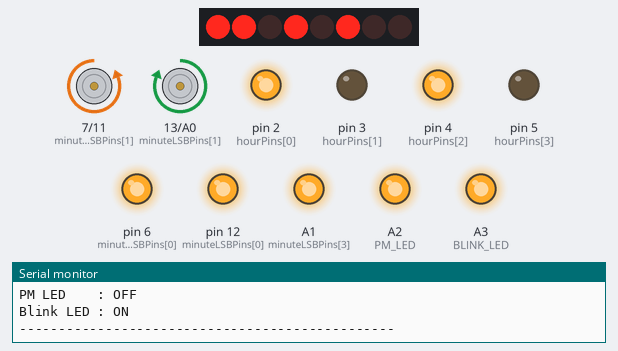
Bench run of a sketch on a simulated Arduino Nano, built with avr-gcc and run on an emulated ATmega328P. Parts: 8 shift-register outputs drawn as a row of LEDs (first output left, lit = HIGH), motor-driver pin pairs drawn as motors (green arrow = first pin HIGH = forward, orange = second pin HIGH = backward, longer = more drive), output pins drawn as LEDs (lit = HIGH), the last lines printed to the serial monitor. Wiring (inferred from the names in the program): shift register (74HC595): data pin 8; shift clock pin 9; latch pin 10. Wiring (inferred from the signals the program sends): row of LEDs: on Q0, Q1, Q2, Q3, Q4, Q5, Q6, Q7. The local clock reads 2024-03-15 10:24:30 at power-on unless the sketch sets it; pins used as bus, display or sensor lines are not drawn.

Above: at 5.2 s.
At 9.1 s:
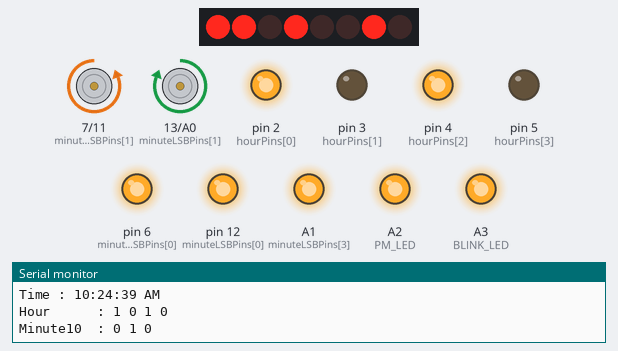
At 13.1 s:
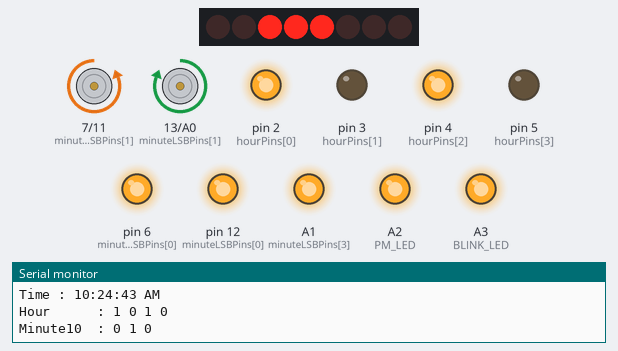
At 22.1 s:
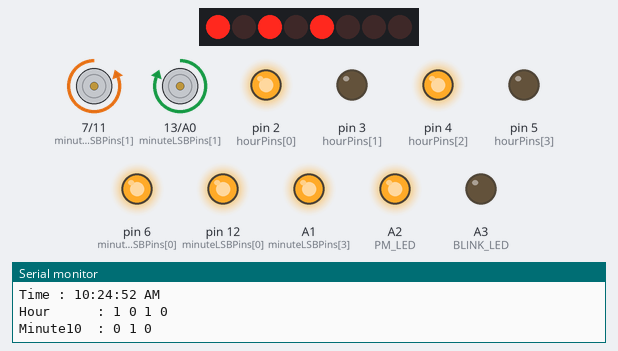
At 31.1 s:
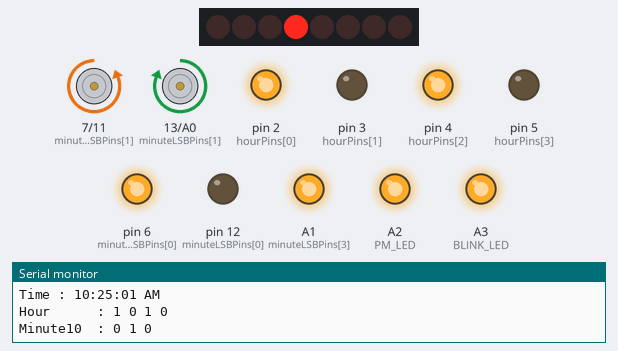
At 39.1 s:
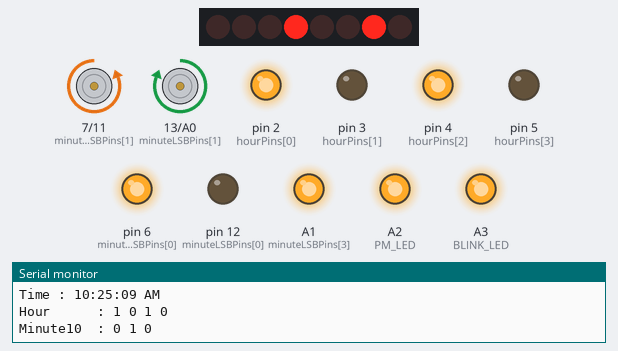
Timing chart, 0 to 40.0 s (numbered marks = the images above):
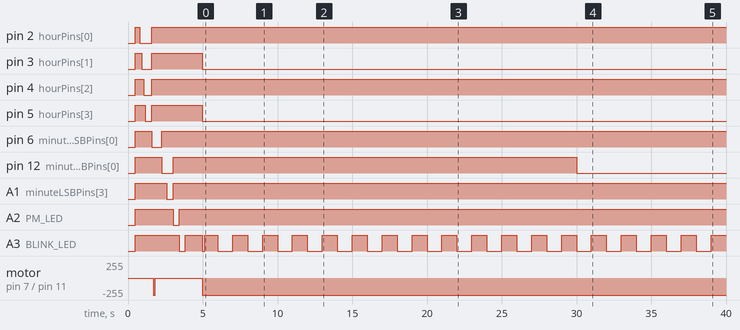

Measured:
- by itself, pin 3 (hourPins[1]): HIGH → LOW at 0.92 s, → HIGH 0.66 s later, → LOW 3.4 s later
- by itself, pin 5 (hourPins[3]): HIGH → LOW at 1.2 s, → HIGH 0.42 s later, → LOW 3.4 s later
- by itself, pin 12 (minuteLSBPins[0]): HIGH → LOW at 2.2 s, → HIGH 0.78 s later, → LOW 27.0 s later
- by itself, A3 (BLINK_LED): goes LOW 0.40 s, HIGH 1.1 s, LOW 0.15 s, HIGH 0.88 s, 16 × (LOW 1.0 s, HIGH 1.0 s), LOW 1.0 s, then HIGH
- by itself, motor on pin 13 (minuteLSBPins[1]) / A0 (minuteLSBPins[2]): stopped → backward 255/255 at 2.4 s, → stopped 0.12 s later, → forward 255/255 2.5 s later
- by itself, motor on pin 7 (minuteMSBPins[1]) / pin 11 (minuteMSBPins[2]): stopped → backward 255/255 at 1.7 s, → stopped 0.12 s later, → backward 255/255 3.1 s later

The sketch:

binaryclock.ino
```cpp
/*
==============================================================
          BINARY CLOCK
--------------------------------------------------------------
Controller : Arduino Nano
RTC        : DS3231
Shift IC   : 74HC595

Display

Hours      : 4 LEDs
Minute MSB : 3 LEDs
Minute LSB : 4 LEDs
Second MSB : 3 LEDs
Second LSB : 4 LEDs
PM LED
Blink LED

LED Logic : ACTIVE LOW
==============================================================
*/

#include <Wire.h>
#include <RTClib.h>

RTC_DS3231 rtc;


//==============================================================
// HOURS
//==============================================================

const byte hourPins[4] =
{
  2,
  3,
  4,
  5
};


//==============================================================
// MINUTE TENS
//==============================================================

const byte minuteMSBPins[3] =
{
  6,
  7,
  11
};


//==============================================================
// MINUTE ONES
//==============================================================

const byte minuteLSBPins[4] =
{
  12,
  13,
  A0,
  A1
};


//==============================================================
// STATUS LEDS
//==============================================================

const byte PM_LED = A2;

const byte BLINK_LED = A3;


//==============================================================
// 74HC595
//==============================================================

const byte DATA_PIN  = 8;
const byte CLOCK_PIN = 9;
const byte LATCH_PIN = 10;


//==============================================================
// SHIFT REGISTER BITS
//==============================================================

#define SEC_MSB0 0
#define SEC_MSB1 1
#define SEC_MSB2 2

#define SEC_LSB0 3
#define SEC_LSB1 4
#define SEC_LSB2 5
#define SEC_LSB3 6

#define UNUSED_BIT 7


byte shiftData = 0xFF;


//==============================================================
// TIME VARIABLES
//==============================================================

byte hour12;

byte minuteNow;

byte secondNow;

bool isPM;

byte previousSecond = 255;


//==============================================================
// FUNCTION PROTOTYPES
//==============================================================

void updateDisplay();

void display4Bit(byte value, const byte pins[]);

void display3Bit(byte value, const byte pins[]);

void updateShiftRegister();

void setShiftLED(byte bit,bool state);

void startupAnimation();

void allLEDsON();

void allLEDsOFF();


//==============================================================
// SETUP
//==============================================================

void setup()
{

    Wire.begin();

    Serial.begin(9600);

    if(!rtc.begin())
    {
        while(1);
    }


    //-------------------------------
    // Hour Pins
    //-------------------------------

    for(byte i=0;i<4;i++)
        pinMode(hourPins[i],OUTPUT);


    //-------------------------------
    // Minute Tens
    //-------------------------------

    for(byte i=0;i<3;i++)
        pinMode(minuteMSBPins[i],OUTPUT);


    //-------------------------------
    // Minute Ones
    //-------------------------------

    for(byte i=0;i<4;i++)
        pinMode(minuteLSBPins[i],OUTPUT);


    //-------------------------------
    // Status LEDs
    //-------------------------------

    pinMode(PM_LED,OUTPUT);

    pinMode(BLINK_LED,OUTPUT);


    //-------------------------------
    // Shift Register
    //-------------------------------

    pinMode(DATA_PIN,OUTPUT);

    pinMode(CLOCK_PIN,OUTPUT);

    pinMode(LATCH_PIN,OUTPUT);


    //-------------------------------
    // Uncomment ONLY ONCE
    //-------------------------------

    // rtc.adjust(DateTime(F(__DATE__),F(__TIME__)));


    allLEDsOFF();

    startupAnimation();

}


//==============================================================
// LOOP
//==============================================================

void loop()
{

    DateTime now = rtc.now();

    byte hour24 = now.hour();

    minuteNow = now.minute();

    secondNow = now.second();


    //----------------------------------------------------------
    // Convert 24-Hour to 12-Hour
    //----------------------------------------------------------

    isPM = (hour24 >= 12);

    if(hour24 == 0)
    {
        hour12 = 12;
    }
    else if(hour24 > 12)
    {
        hour12 = hour24 - 12;
    }
    else
    {
        hour12 = hour24;
    }


    //----------------------------------------------------------
    // Update only when second changes
    //----------------------------------------------------------

    if(previousSecond != secondNow)
    {
        previousSecond = secondNow;

        updateDisplay();

        // Print current time to Serial Monitor
        Serial.println("------------------------------------------------");

Serial.print("Time : ");

if(hour12 < 10) Serial.print("0");
Serial.print(hour12);

Serial.print(":");

if(minuteNow < 10) Serial.print("0");
Serial.print(minuteNow);

Serial.print(":");

if(secondNow < 10) Serial.print("0");
Serial.print(secondNow);

Serial.print(isPM ? " PM" : " AM");

Serial.println();


//----------------------------------------------
// Hours
//----------------------------------------------

Serial.print("Hour      : ");

for(int i = 3; i >= 0; i--)
{
    Serial.print(bitRead(hour12, i));
    Serial.print(" ");
}

Serial.println();


//----------------------------------------------
// Minute Tens
//----------------------------------------------

byte minMSB = minuteNow / 10;

Serial.print("Minute10  : ");

for(int i = 2; i >= 0; i--)
{
    Serial.print(bitRead(minMSB, i));
    Serial.print(" ");
}

Serial.println();


//----------------------------------------------
// Minute Ones
//----------------------------------------------

byte minLSB = minuteNow % 10;

Serial.print("Minute1   : ");

for(int i = 3; i >= 0; i--)
{
    Serial.print(bitRead(minLSB, i));
    Serial.print(" ");
}

Serial.println();


//----------------------------------------------
// Second Tens
//----------------------------------------------

byte secMSB = secondNow / 10;

Serial.print("Second10  : ");

for(int i = 2; i >= 0; i--)
{
    Serial.print(bitRead(secMSB, i));
    Serial.print(" ");
}

Serial.println();


//----------------------------------------------
// Second Ones
//----------------------------------------------

byte secLSB = secondNow % 10;

Serial.print("Second1   : ");

for(int i = 3; i >= 0; i--)
{
    Serial.print(bitRead(secLSB, i));
    Serial.print(" ");
}

Serial.println();


//----------------------------------------------
// PM LED
//----------------------------------------------

Serial.print("PM LED    : ");
Serial.println(isPM ? "ON" : "OFF");


//----------------------------------------------
// Blink LED
//----------------------------------------------

Serial.print("Blink LED : ");
Serial.println((secondNow % 2 == 0) ? "ON" : "OFF");

Serial.println();
    }

}


//==============================================================
// UPDATE COMPLETE DISPLAY
//==============================================================

void updateDisplay()
{

    //----------------------------------------------------------
    // Split Minute
    //----------------------------------------------------------

    byte minuteMSB = minuteNow / 10;

    byte minuteLSB = minuteNow % 10;


    //----------------------------------------------------------
    // Split Second
    //----------------------------------------------------------

    byte secondMSB = secondNow / 10;

    byte secondLSB = secondNow % 10;


    //----------------------------------------------------------
    // Display Hours
    //----------------------------------------------------------

    display4Bit(hour12, hourPins);


    //----------------------------------------------------------
    // Display Minutes
    //----------------------------------------------------------

    display3Bit(minuteMSB, minuteMSBPins);

    display4Bit(minuteLSB, minuteLSBPins);


    //----------------------------------------------------------
    // PM LED
    //----------------------------------------------------------

    if(isPM)
        digitalWrite(PM_LED, LOW);      // ON
    else
        digitalWrite(PM_LED, HIGH);     // OFF


    //----------------------------------------------------------
    // Blink LED
    //----------------------------------------------------------

    if(secondNow % 2 == 0)
        digitalWrite(BLINK_LED, LOW);   // ON
    else
        digitalWrite(BLINK_LED, HIGH);  // OFF


    //----------------------------------------------------------
    // Clear Shift Register Data
    //----------------------------------------------------------

    shiftData = 0xFF;


    //----------------------------------------------------------
    // Second Tens (0-5)
    //----------------------------------------------------------

    setShiftLED(SEC_MSB0, bitRead(secondMSB,0));

    setShiftLED(SEC_MSB1, bitRead(secondMSB,1));

    setShiftLED(SEC_MSB2, bitRead(secondMSB,2));


    //----------------------------------------------------------
    // Second Ones (0-9)
    //----------------------------------------------------------

    setShiftLED(SEC_LSB0, bitRead(secondLSB,0));

    setShiftLED(SEC_LSB1, bitRead(secondLSB,1));

    setShiftLED(SEC_LSB2, bitRead(secondLSB,2));

    setShiftLED(SEC_LSB3, bitRead(secondLSB,3));


    //----------------------------------------------------------
    // Update Shift Register
    //----------------------------------------------------------

    updateShiftRegister();

}


//==============================================================
// DISPLAY 4-BIT VALUE
// Used For:
//   Hours
//   Minute Ones
// ACTIVE LOW
//==============================================================

void display4Bit(byte value, const byte pins[])
{
    for(byte i = 0; i < 4; i++)
    {
        if(bitRead(value, i))
            digitalWrite(pins[i], LOW);      // LED ON
        else
            digitalWrite(pins[i], HIGH);     // LED OFF
    }
}


//==============================================================
// DISPLAY 3-BIT VALUE
// Used For:
//   Minute Tens
// ACTIVE LOW
//==============================================================

void display3Bit(byte value, const byte pins[])
{
    for(byte i = 0; i < 3; i++)
    {
        if(bitRead(value, i))
            digitalWrite(pins[i], LOW);
        else
            digitalWrite(pins[i], HIGH);
    }
}


//==============================================================
// SET SHIFT REGISTER LED
//
// state = true  -> LED ON
// state = false -> LED OFF
//
// Since LEDs are ACTIVE LOW:
// ON  -> bit = 0
// OFF -> bit = 1
//==============================================================

void setShiftLED(byte bit, bool state)
{
    if(state)
    {
        bitClear(shiftData, bit);
    }
    else
    {
        bitSet(shiftData, bit);
    }
}


//==============================================================
// UPDATE 74HC595
//==============================================================

void updateShiftRegister()
{
    digitalWrite(LATCH_PIN, LOW);

    shiftOut(DATA_PIN,
             CLOCK_PIN,
             MSBFIRST,
             shiftData);

    digitalWrite(LATCH_PIN, HIGH);
}


//==============================================================
// TURN ALL LEDS ON
//==============================================================

void allLEDsON()
{

    //-----------------------------
    // Hours
    //-----------------------------

    for(byte i=0;i<4;i++)
        digitalWrite(hourPins[i],LOW);


    //-----------------------------
    // Minute Tens
    //-----------------------------

    for(byte i=0;i<3;i++)
        digitalWrite(minuteMSBPins[i],LOW);


    //-----------------------------
    // Minute Ones
    //-----------------------------

    for(byte i=0;i<4;i++)
        digitalWrite(minuteLSBPins[i],LOW);


    //-----------------------------
    // PM LED
    //-----------------------------

    digitalWrite(PM_LED,LOW);


    //-----------------------------
    // Blink LED
    //-----------------------------

    digitalWrite(BLINK_LED,LOW);


    //-----------------------------
    // Shift Register LEDs
    //-----------------------------

    shiftData = 0x00;

    updateShiftRegister();

}


//==============================================================
// TURN ALL LEDS OFF
//==============================================================

void allLEDsOFF()
{

    //-----------------------------
    // Hours
    //-----------------------------

    for(byte i=0;i<4;i++)
        digitalWrite(hourPins[i],HIGH);


    //-----------------------------
    // Minute Tens
    //-----------------------------

    for(byte i=0;i<3;i++)
        digitalWrite(minuteMSBPins[i],HIGH);


    //-----------------------------
    // Minute Ones
    //-----------------------------

    for(byte i=0;i<4;i++)
        digitalWrite(minuteLSBPins[i],HIGH);


    //-----------------------------
    // PM LED
    //-----------------------------

    digitalWrite(PM_LED,HIGH);


    //-----------------------------
    // Blink LED
    //-----------------------------

    digitalWrite(BLINK_LED,HIGH);


    //-----------------------------
    // Shift Register LEDs
    //-----------------------------

    shiftData = 0xFF;

    updateShiftRegister();

}

//==============================================================
// STARTUP ANIMATION
//==============================================================

void startupAnimation()
{
    // Turn everything ON
    allLEDsON();
    delay(500);

    // Turn everything OFF
    allLEDsOFF();
    delay(300);

    // Hours Test
    for(byte i=0;i<4;i++)
    {
        digitalWrite(hourPins[i],LOW);
        delay(120);
    }

    delay(300);

    for(byte i=0;i<4;i++)
    {
        digitalWrite(hourPins[i],HIGH);
    }


    // Minute Tens Test
    for(byte i=0;i<3;i++)
    {
        digitalWrite(minuteMSBPins[i],LOW);
        delay(120);
    }

    delay(300);

    for(byte i=0;i<3;i++)
    {
        digitalWrite(minuteMSBPins[i],HIGH);
    }


    // Minute Ones Test
    for(byte i=0;i<4;i++)
    {
        digitalWrite(minuteLSBPins[i],LOW);
        delay(120);
    }

    delay(300);

    for(byte i=0;i<4;i++)
    {
        digitalWrite(minuteLSBPins[i],HIGH);
    }


    // PM LED Test
    digitalWrite(PM_LED,LOW);
    delay(400);
    digitalWrite(PM_LED,HIGH);


    // Blink LED Test
    digitalWrite(BLINK_LED,LOW);
    delay(400);
    digitalWrite(BLINK_LED,HIGH);


    // Second LEDs Test (74HC595)

    shiftData = 0xFF;

    for(byte i=0;i<7;i++)
    {
        bitClear(shiftData,i);

        updateShiftRegister();

        delay(120);

        bitSet(shiftData,i);
    }

    updateShiftRegister();

    delay(300);

    allLEDsOFF();
}


//==============================================================
// OPTIONAL RTC SETTING
//==============================================================

// Uncomment this line ONLY ONCE
// rtc.adjust(DateTime(F(__DATE__), F(__TIME__)));


//==============================================================
// IF RTC IS NOT FOUND
// Replace inside setup()
//==============================================================

/*

if(!rtc.begin())
{

    pinMode(BLINK_LED,OUTPUT);

    while(1)
    {
        digitalWrite(BLINK_LED,LOW);
        delay(250);

        digitalWrite(BLINK_LED,HIGH);
        delay(250);
    }

}

*/
```
